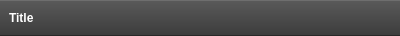
<?xml version="1.0" encoding="UTF-8"?>
<ui version="4.0">
 <class>GridElement</class>
 <widget class="QWidget" name="GridElement">
  <property name="geometry">
   <rect>
    <x>0</x>
    <y>0</y>
    <width>400</width>
    <height>36</height>
   </rect>
  </property>
  <property name="palette">
   <palette>
    <active>
     <colorrole role="Base">
      <brush brushstyle="SolidPattern">
       <color alpha="255">
        <red>255</red>
        <green>255</green>
        <blue>255</blue>
       </color>
      </brush>
     </colorrole>
     <colorrole role="Window">
      <brush brushstyle="SolidPattern">
       <color alpha="255">
        <red>45</red>
        <green>45</green>
        <blue>45</blue>
       </color>
      </brush>
     </colorrole>
    </active>
    <inactive>
     <colorrole role="Base">
      <brush brushstyle="SolidPattern">
       <color alpha="255">
        <red>255</red>
        <green>255</green>
        <blue>255</blue>
       </color>
      </brush>
     </colorrole>
     <colorrole role="Window">
      <brush brushstyle="SolidPattern">
       <color alpha="255">
        <red>45</red>
        <green>45</green>
        <blue>45</blue>
       </color>
      </brush>
     </colorrole>
    </inactive>
    <disabled>
     <colorrole role="Base">
      <brush brushstyle="SolidPattern">
       <color alpha="255">
        <red>45</red>
        <green>45</green>
        <blue>45</blue>
       </color>
      </brush>
     </colorrole>
     <colorrole role="Window">
      <brush brushstyle="SolidPattern">
       <color alpha="255">
        <red>45</red>
        <green>45</green>
        <blue>45</blue>
       </color>
      </brush>
     </colorrole>
    </disabled>
   </palette>
  </property>
  <property name="windowTitle">
   <string notr="true">Form</string>
  </property>
  <property name="autoFillBackground">
   <bool>true</bool>
  </property>
  <property name="styleSheet">
   <string notr="true">QLabel {
	color: rgb(190, 190, 190);
}</string>
  </property>
  <layout class="QVBoxLayout" name="verticalLayout_2">
   <property name="spacing">
    <number>0</number>
   </property>
   <property name="margin">
    <number>0</number>
   </property>
   <item>
    <layout class="QVBoxLayout" name="elementWidget">
     <property name="spacing">
      <number>0</number>
     </property>
     <property name="topMargin">
      <number>0</number>
     </property>
     <item>
      <widget class="QWidget" name="titleWidget" native="true">
       <property name="styleSheet">
        <string notr="true">


#titleWidget {	
	background-color: qlineargradient(spread:repeat, x1:0, y1:1, x2:0, y2:0, stop:0 rgb(60, 60, 60), stop:1 rgb(90, 90, 90));
	border-top: 1px solid rgb(110, 110, 110);
	border-bottom: 1px solid rgb(40, 40, 40);
}
</string>
       </property>
       <layout class="QHBoxLayout" name="horizontalLayout_2">
        <property name="topMargin">
         <number>3</number>
        </property>
        <property name="bottomMargin">
         <number>3</number>
        </property>
        <item>
         <widget class="QLabel" name="titleLabel">
          <property name="sizePolicy">
           <sizepolicy hsizetype="Expanding" vsizetype="Fixed">
            <horstretch>0</horstretch>
            <verstretch>0</verstretch>
           </sizepolicy>
          </property>
          <property name="maximumSize">
           <size>
            <width>16777215</width>
            <height>20</height>
           </size>
          </property>
          <property name="styleSheet">
           <string notr="true">color: rgb(255, 255, 255);</string>
          </property>
          <property name="text">
           <string notr="true">&lt;b&gt;Title&lt;/b&gt;</string>
          </property>
         </widget>
        </item>
        <item>
         <widget class="QToolButton" name="paramsButton">
          <property name="sizePolicy">
           <sizepolicy hsizetype="Minimum" vsizetype="Minimum">
            <horstretch>0</horstretch>
            <verstretch>0</verstretch>
           </sizepolicy>
          </property>
          <property name="text">
           <string notr="true"/>
          </property>
          <property name="icon">
           <iconset resource="../../../resources/icons.qrc">
            <normaloff>:/icons/wrench</normaloff>:/icons/wrench</iconset>
          </property>
          <property name="autoRaise">
           <bool>true</bool>
          </property>
         </widget>
        </item>
        <item>
         <widget class="Gui::GridElementMoveWidget" name="moveWidget">
          <property name="text">
           <string notr="true"/>
          </property>
          <property name="pixmap">
           <pixmap resource="../../../resources/icons.qrc">:/icons/icons/arrow-cross.png</pixmap>
          </property>
         </widget>
        </item>
       </layout>
      </widget>
     </item>
    </layout>
   </item>
  </layout>
 </widget>
 <customwidgets>
  <customwidget>
   <class>Gui::GridElementMoveWidget</class>
   <extends>QLabel</extends>
   <header>gridelementmovewidget.hpp</header>
  </customwidget>
 </customwidgets>
 <resources>
  <include location="../../../resources/icons.qrc"/>
 </resources>
 <connections/>
</ui>
